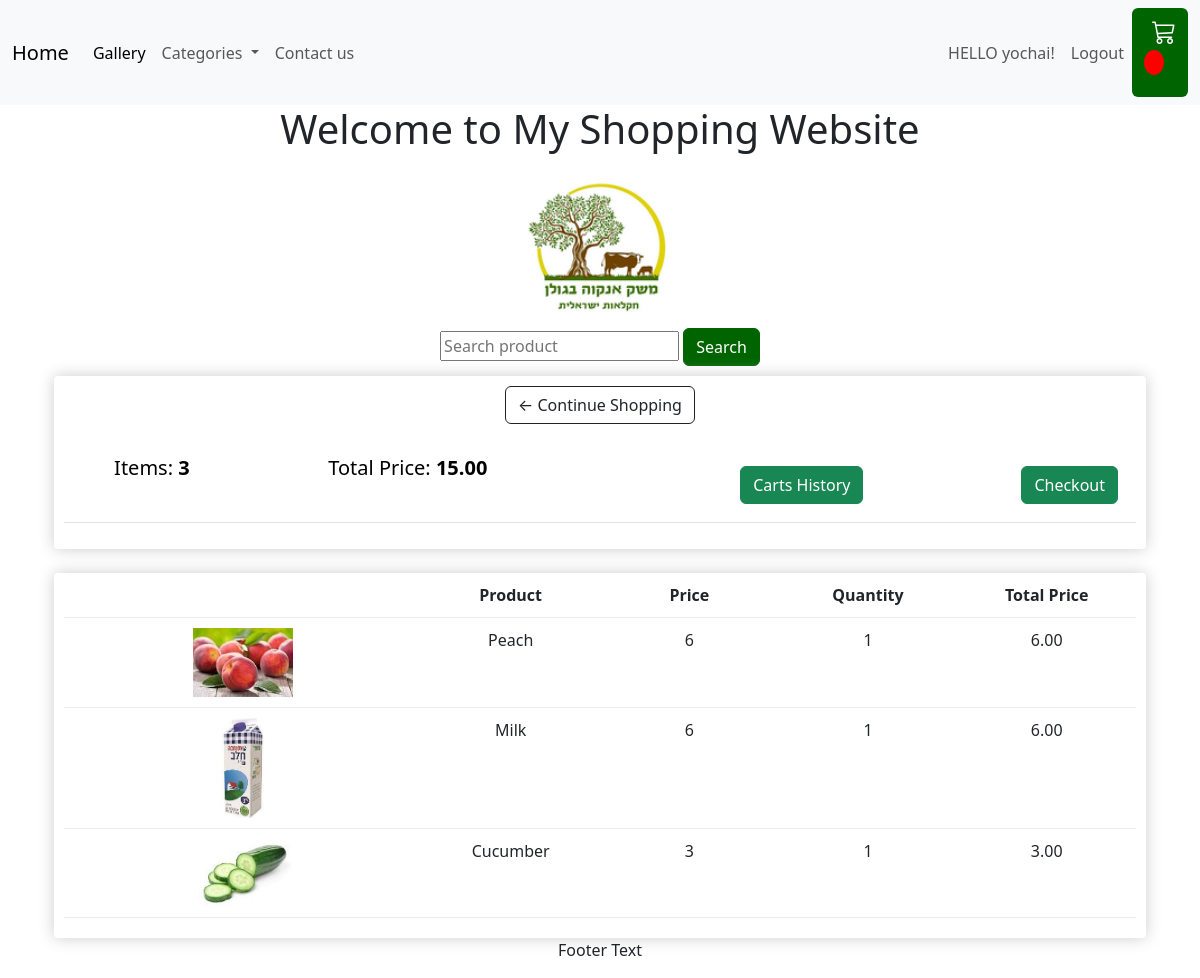
/view_cart_details/222/ (signed in), run on the app's committed database.
### shop/models.py (models this page shows, shortened)
class MyUser(AbstractUser):
    phone_number = models.IntegerField(default=0, null=True)
    address = models.CharField(max_length=100, null=True)

class PurchaseCard(models.Model):
    date = models.DateTimeField(null=False)
    customer = models.ForeignKey(settings.AUTH_USER_MODEL, on_delete=models.CASCADE)
    status = models.CharField(max_length=50, choices=[(tag.name, tag.value) for tag in Options])
    def __str__(self):
        return f"{self.date} - {self.customer} - {self.status}"
    @property
    def get_cart_total(self):
        print("geting cart total items")
        orderitems = self.purchaseline_set.all()
        total = sum([item.get_total for item in orderitems])
        print(f"the total price for items is :{total}")
        return total
    @property
    def get_cart_items(self):
        print("geting cart items")
        orderitems = self.purchaseline_set.all()
        total = sum([item.amount for item in orderitems])
        print(f"the total cart items num is: {total}")
        return total

class PurchaseLine(models.Model):
    product = models.ForeignKey(Product, on_delete=models.CASCADE)
    amount = models.IntegerField(default=0)
    purchase = models.ForeignKey(PurchaseCard, on_delete=models.CASCADE)
    @property
    def get_total(self):
        print("calculate total price for item")
        total = self.product.price * self.amount
        print(f"the total price for item is: {total}")
        return total

class Product(models.Model):
    name = models.CharField(max_length=100, null=True)
    category = models.ForeignKey(Category, on_delete=models.CASCADE)
    price = models.IntegerField(default=0)
    stock = models.IntegerField(default=0)
    image = models.ImageField(upload_to="shop_images", null=True)

### shop/views.py (the view)
# urls.py: path('view_cart_details/<int:cart_id>/', views.view_cart_details, name='view_cart_details'),
def view_cart_details(request, cart_id):
    closed_status = Options.OPTION_THREE
    cart = get_object_or_404(PurchaseCard, status=closed_status.value, id=cart_id)
    print(f"{cart}")
    context = {
        'cart': cart,
    }
    return render(request, 'cart_details.html', context)

### shop/templates/cart_details.html (shortened to what this page needs)
{% extends 'base.html' %} {% load static %} {% block content %}
<div class="container-fluid bg-3 text-center">
  <form action="{% url 'view_purchase_cart' %}">
    <input
      placeholder="Search product"
      aria-label="Search"
      name="product_name"
    />
    <input
      type="submit"
      value="Search"
      class="btn btn-success"
      style="background-color: #006400; border-color: #006400"
    />
  </form>
  <div class="row">
    <div class="col-lg-12">
      <div class="box-element">
        <a class="btn btn-outline-dark" href="{% url 'all_products' %}"
          >&#x2190; Continue Shopping</a
        >
        <br />
        <br />
        <table class="table">
          <tr>
            <th>
              <h5>Items: <strong>{{ cart.get_cart_items }}</strong></h5>
            </th>
            <th>
              <h5>
                Total Price:
                <strong>{{ cart.get_cart_total|floatformat:2 }}</strong>
              </h5>
            </th>
            <th>
              <a
                style="float: right; margin: 10px"
                class="btn btn-success"
                href="{% url 'get_purchases_cart_history' %}"
                >Carts History</a
              >
            </th>
            <th>
              <a
                style="float: right; margin: 10px"
                class="btn btn-success"
                href="{% url 'update_products_stock' %}"
                >Checkout</a
              >
            </th>
          </tr>
        </table>
      </div>
      <br />
      <div class="box-element">
        <div class="cart-row">
          <div style="flex: 2"></div>
          <div style="flex: 1"><strong>Product</strong></div>
          <div style="flex: 1"><strong>Price</strong></div>
          <div style="flex: 1"><strong>Quantity</strong></div>
          <div style="flex: 1"><strong>Total Price</strong></div>
        </div>
        {% for product in cart.purchaseline_set.all %}
        <div class="cart-row">
          <div style="flex: 2"><img class="row-image" src="{% static product.product.image %}" />  </div>
          <div style="flex: 1">{{product.product.name}}</div>
          <div style="flex: 1">{{product.product.price|floatformat:0}}</div>
          <div style="flex: 1">{{product.amount}}</div>
          <div style="flex: 1">{{product.get_total|floatformat:2}}</div>
        </div>
      {% endfor%}
    </div>
  </div>
</div>
{% endblock content %}

### shop/templates/base.html (shortened to what this page needs)
<!DOCTYPE html>
{% load static %}
<html lang="en">
  <head>
    <link
      href="https://cdn.jsdelivr.net/npm/bootstrap@5.3.1/dist/css/bootstrap.min.css"
      rel="stylesheet"
    />
    <link
      href="https://cdn.jsdelivr.net/npm/bootstrap@5.3.1/dist/css/bootstrap.min.css"
      rel="stylesheet"
    />
    <link
      href="https://cdn.jsdelivr.net/npm/bootstrap-icons/font/bootstrap-icons.css"
      rel="stylesheet"
    />
    <link rel="stylesheet" type="text/css" href="{% static 'css/main.css' %}" />
  </head>
  <body>
    {% load static %}
    <nav class="navbar navbar-expand-lg bg-body-tertiary">
      <div class="container-fluid">
        <a class="navbar-brand" href="{% url 'all_products' %}">Home</a>
        <div class="collapse navbar-collapse" id="navbarSupportedContent">
          <ul class="navbar-nav me-auto mb-2 mb-lg-0">
            <li class="nav-item">
              <a class="nav-link active" aria-current="page" href="#"
                >Gallery</a
              >
            </li>
            <li class="nav-item dropdown">
              <a
                class="nav-link dropdown-toggle"
                href="#"
                role="button"
                data-bs-toggle="dropdown"
                aria-expanded="false"
              >
                Categories
              </a>
            </li>
            <li class="nav-item">
              <a class="nav-link" href="#">Contact us</a>
            </li>
          </ul>
          <ul class="navbar-nav ms-auto">
            {% if user.is_authenticated %}
            <li class="nav-item">
              <h10 class="nav-link">HELLO {{ user.username }}!</h10>
            </li>
            <li class="nav-item">
              <a class="nav-link" href="{% url 'logout' %}">Logout</a>
            </li>
            {% else %}
            <li class="nav-item">
              <a class="nav-link" href="{% url 'login_page' %}">Login</a>
            </li>
            {% endif %}
          </ul>
            <a
              href="{% url 'view_purchase_cart' %}"
              class="btn custom-cart-icon"            >
              <i class="bi bi-cart3 ms-2"><p id="cart-total">{{ purchase_cart.get_cart_items }}</p></i>
            </a>
        </div>
      </div>
    </nav>
    <div class="jumbotron">
      <div class="container text-center">
        <h1>Welcome to My Shopping Website</h1>
        <img
          src="{% static 'shop_images/Meshek_ankava.png' %}"
          class="img-responsive"
          style="width: 15%"
          alt="Image"
        />
      </div>
    </div>
    <div class="container">{% block content %} {% endblock %}</div>
    <footer class="container-fluid text-center">
      <p>Footer Text</p>
    </footer>
  </body>
</html>

### static/css/main.css (style rules this page uses)
.box-element { box-shadow:hsl(0, 0%, 80%) 0 0 16px; background-color: #fff; border-radius: 4px; padding: 10px; }
#cart-total { display: block; text-align: center; color:#fff; background-color: red; width: 20px; height: 25px; border-radius: 50%; font-size: 14px; }
.cart-row { display: flex; align-items: flex-stretch; padding-bottom: 10px; margin-bottom: 10px; border-bottom: 1px solid #ececec; }
.row-image { width: 100px; }
.col-lg-4, .col-lg-6, .col-lg-8, .col-lg-12 { margin-top: 10px; }

### shop/templates/base.html (style rules this page uses)
.custom-cart-icon { background-color: #006400; color: #ffffff; font-size: 1.5rem; border: none; }

### data on the page
MyUser: username "yochai"
PurchaseCard: get_cart_items "3", get_cart_total "15.00"
PurchaseLine: product.image (picture), product.name "Peach", product.price "6", amount "1", get_total "6.00"
PurchaseLine: product.image (picture), product.name "Milk", product.price "6", amount "1", get_total "6.00"
PurchaseLine: product.image (picture), product.name "Cucumber", product.price "3", amount "1", get_total "3.00"
